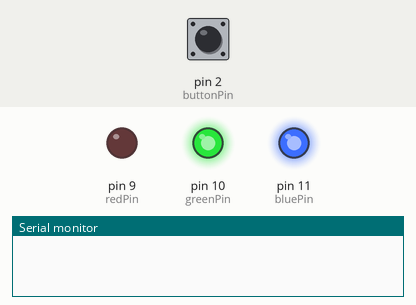
The sketch below on a simulated Arduino Uno, built with avr-gcc and run on an emulated ATmega328P. Parts: output pins drawn as LEDs (lit = HIGH), the last lines printed to the serial monitor. Dashed ring = blinking. The inputs (shaded band) are chosen by the test bench; at power-on: pin 2 (buttonPin) HIGH.

Above: at 1.2 s.
1.3 s: pin 2 (buttonPin) pulled LOW for 3.2 s
At 3.07 s:
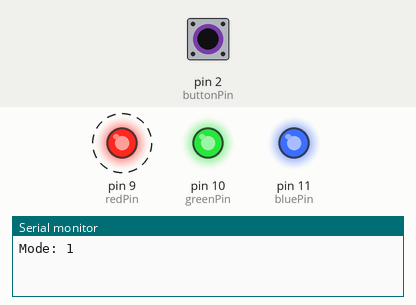
7.3 s: pin 2 (buttonPin) pulled LOW for 0.15 s
At 8.7 s:
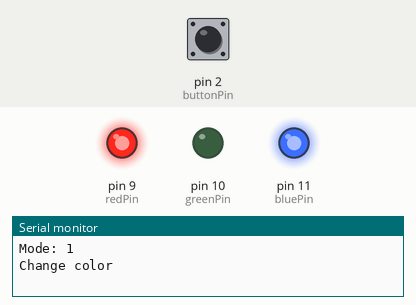
10.4 s: pin 2 (buttonPin) pulled LOW for 1 s
At 12.58 s:
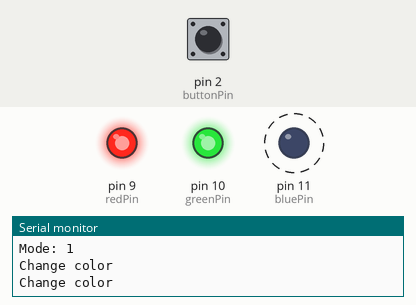
14.4 s: pin 2 (buttonPin) pulled LOW for 0.15 s
At 15.7 s:
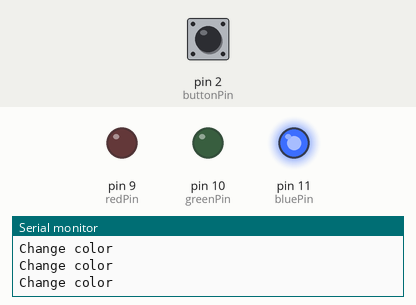
17.5 s: pin 2 (buttonPin) pulled LOW for 0.15 s
At 18.58 s:
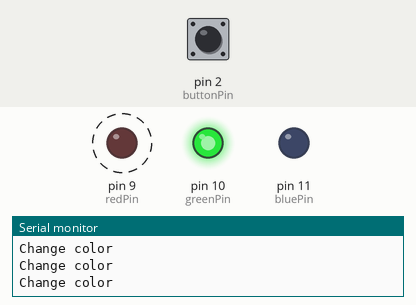
20.6 s: pin 2 (buttonPin) pulled LOW for 1 s
At 22.58 s:
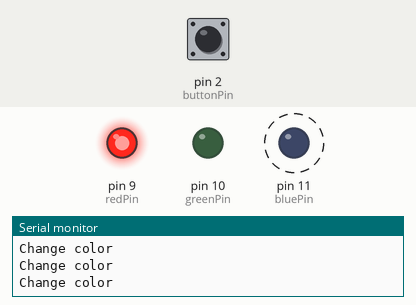
Timing chart, 0 to 25.6 s (numbered marks = the images above; inputs shaded):
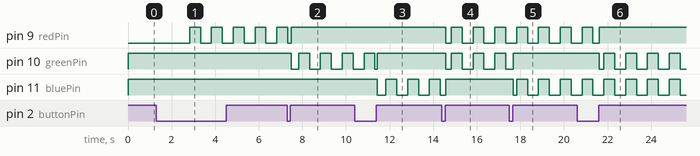

Measured:
- after the input at 1.3 s, pin 9 (redPin): alternates HIGH for 0.50 s and LOW for 0.50 s, starting after 1.5 s
- after the input at 7.3 s, pin 10 (greenPin): HIGH → LOW after 0.18 s, then repeats every 1.0 s: HIGH 0.50 s, LOW 0.50 s
- after the input at 10.4 s, pin 11 (bluePin): alternates HIGH for 0.50 s and LOW for 0.50 s, starting after 1.0 s
- after the input at 14.4 s, pin 9 (redPin), pin 10 (greenPin): HIGH → LOW after 0.18 s, then repeats every 1.0 s: HIGH 0.50 s, LOW 0.50 s
- after the input at 17.5 s, pin 11 (bluePin): HIGH → LOW after 0.18 s, then repeats every 1.0 s: HIGH 0.50 s, LOW 0.50 s
- after the input at 20.6 s, pin 10 (greenPin): HIGH → LOW after 1.0 s, then repeats every 1.0 s: HIGH 0.50 s, LOW 0.50 s

The sketch:

hw3-1.ino
```cpp
const int buttonPin = 2;
const int redPin = 9;
const int greenPin = 10;
const int bluePin = 11;

bool lastReading = HIGH;
bool buttonState = HIGH;
bool longPressDone = false;

unsigned long debounceTime = 0;
unsigned long pressTime = 0;
unsigned long blinkTime = 0;
unsigned long fadeTime = 0;

int colorIndex = 0;
int mode = 0;  // 0恒亮、1闪烁、2呼吸
bool lightOn = true;

int brightness = 0;
int fadeAmount = 5;

const int colors[7][3] = {
  {255, 0, 0},
  {0, 255, 0},
  {0, 0, 255},
  {255, 255, 0},
  {255, 0, 255},
  {0, 255, 255},
  {255, 255, 255}
};

void setup() {
  pinMode(buttonPin, INPUT_PULLUP);
  pinMode(redPin, OUTPUT);
  pinMode(greenPin, OUTPUT);
  pinMode(bluePin, OUTPUT);

  Serial.begin(9600);
}

void loop() {
  checkButton();
  updateLight();
}

void checkButton() {
  unsigned long now = millis();
  bool reading = digitalRead(buttonPin);

  if (reading != lastReading) {
    debounceTime = now;
  }
  lastReading = reading;

  if (now - debounceTime >= 30) {
    if (reading != buttonState) {
      buttonState = reading;

      if (buttonState == LOW) {
        pressTime = now;
        longPressDone = false;
      } else if (!longPressDone) {
        colorIndex = (colorIndex + 1) % 7;
        Serial.println("Change color");
      }
    }
  }
  if (buttonState == LOW &&
      !longPressDone &&
      now - pressTime >= 1000) {
    longPressDone = true;

    mode = (mode + 1) % 3;

    lightOn = true;
    blinkTime = now;
    fadeTime = now;
    brightness = 0;
    fadeAmount = 5;

    Serial.print("Mode: ");
    Serial.println(mode);
  }
}

void updateLight() {
  unsigned long now = millis();
  int level = 255;

  if (mode == 0) {
    level = 255;
  } else if (mode == 1) {
    if (now - blinkTime >= 500) {
      blinkTime = now;
      lightOn = !lightOn;
    }

    level = lightOn ? 255 : 0;
  } else {
    if (now - fadeTime >= 20) {
      fadeTime = now;
      brightness += fadeAmount;

      if (brightness >= 255) {
        brightness = 255;
        fadeAmount = -5;
      } else if (brightness <= 0) {
        brightness = 0;
        fadeAmount = 5;
      }
    }

    level = brightness;
  }

  // 使用 long，避免亮度相乘时超出整数范围
  int red = (long)colors[colorIndex][0] * level / 255;
  int green = (long)colors[colorIndex][1] * level / 255;
  int blue = (long)colors[colorIndex][2] * level / 255;

  setColor(red, green, blue);
}

void setColor(int red, int green, int blue) {
  analogWrite(redPin, 255 - red);
  analogWrite(greenPin, 255 - green);
  analogWrite(bluePin, 255 - blue);
}
```
